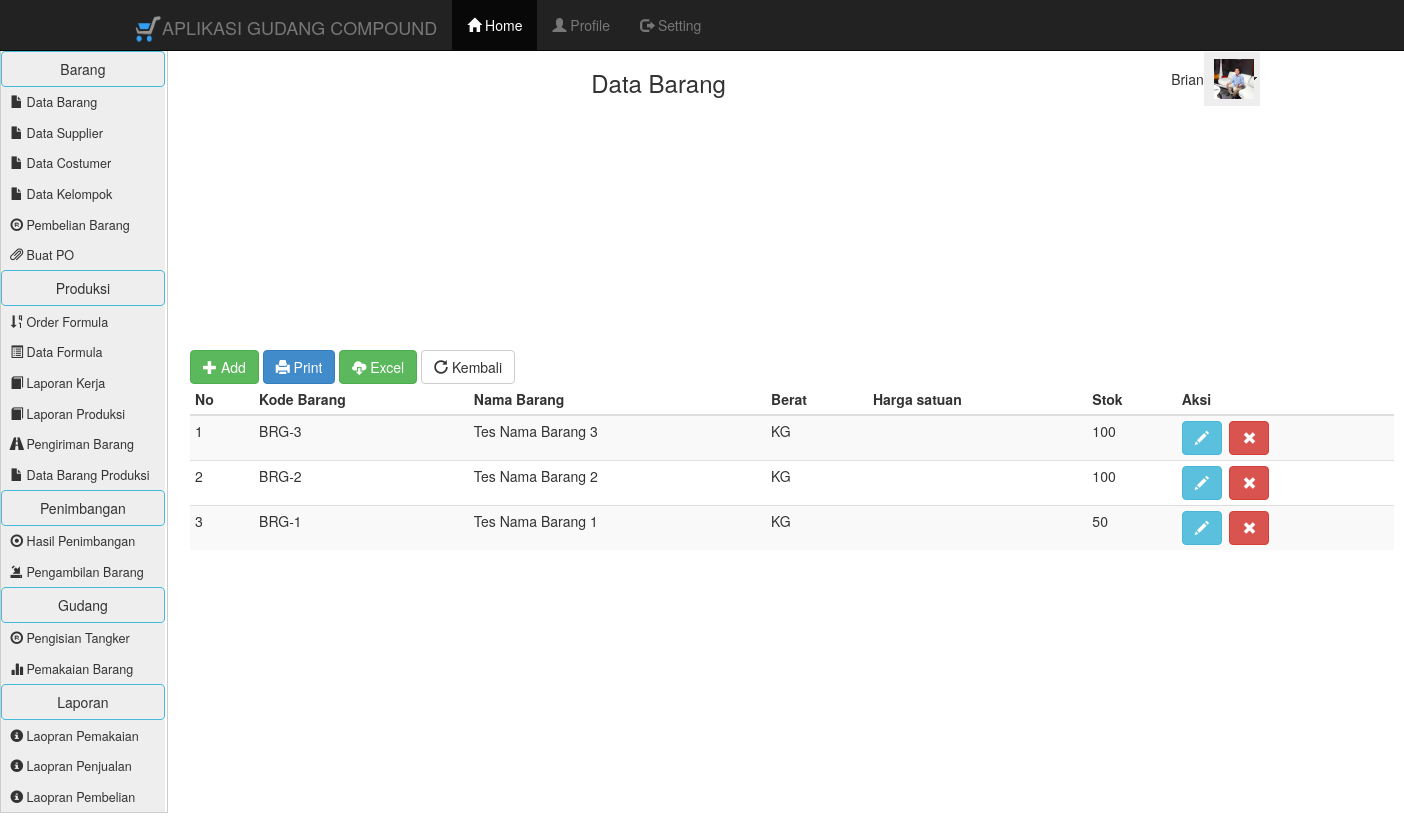
Screenshot of /barang_data.php with the database file from the repository.
### tables this page shows
CREATE TABLE IF NOT EXISTS `tblbarang` (
  `id` int(11) NOT NULL AUTO_INCREMENT,
  `kode_barang` varchar(15) NOT NULL,
  `nama_barang` varchar(35) NOT NULL,
  `kode_kelompok` varchar(15) NOT NULL,
  `harga_beli` int(11) NOT NULL,
  `harga_jual` int(11) NOT NULL,
  `stock` int(11) NOT NULL,
  PRIMARY KEY (`id`)
);

### barang_data.php (the view, shortened to what this page needs)
<?php include "menubar.php" ;?>
<link href="SpryAssets/SpryMenuBarVertical.css" rel="stylesheet" type="text/css" />
<link href="SpryAssets/SpryMenuBarHorizontal.css" rel="stylesheet" type="text/css" />
<table width="1394" border="0" align="left">
  <tr>
    <td rowspan="2" valign="top" width="192"><ul id="MenuBar1" class="MenuBarVertical">
      <li><font color="#0000FF"><a href="" class="btn btn-info">
                                           </i> Barang</a></font></li>
	<li><a href="home.php?go=Barang"><i class='glyphicon glyphicon-file'></i> Data Barang</a></li>
    <li><a href="home.php?go=Pemasok"><i class='glyphicon glyphicon-file'></i> Data Supplier</a></li>
    <li><a href="home.php?go=Pelanggan"><i class='glyphicon glyphicon-file'></i> Data Costumer</a></li>
    <li><a href="home.php?go=Kelompok"><i class='glyphicon glyphicon-file'></i> Data Kelompok</a></li>
    <li><a href="home.php?go=Pembelian"><i class='glyphicon glyphicon-registration-mark'></i> Pembelian Barang</a></li>
    <li><a href="home.php?go=po_data"><i class='glyphicon glyphicon-paperclip'></i> Buat PO</a></li>
    <li><a href="" class="btn btn-info">
                                           </i> Produksi</a></li>
       <li><a href="home.php?go=order"><i class='glyphicon glyphicon-sort-by-order-alt'></i> Order Formula</a></li>
        <li><a href="home.php?go=formula"><i class='glyphicon glyphicon-list-alt'></i> Data Formula</a></li>
         <li><a href="home.php?go=laporan_produksi"><i class='glyphicon glyphicon-book'></i> Laporan Kerja</a></li>
          <li><a href="home.php?go=laporan_hasil_produksi"><i class='glyphicon glyphicon-book'></i> Laporan Produksi</a></li>
           <li><a href="home.php?go=penjualan_barang"><i class='glyphicon glyphicon-road'></i> Pengiriman Barang</a></li>
            <li><a href="home.php?go=barang_produksi"><i class='glyphicon glyphicon-file'></i> Data Barang Produksi</a></li>
             <li><a href="" class="btn btn-info">
                                           </i> Penimbangan</a></li>
              <li><a href="home.php?go=penimbangan"><i class='glyphicon glyphicon-record'></i> Hasil Penimbangan</a></li>
               <li><a href="home.php?go=Penjualan"><i class='glyphicon glyphicon-import'></i> Pengambilan Barang</a></li>
                <li><a href="" class="btn btn-info">
                                           </i> Gudang</a></li>
                 <li><a href="home.php?go=pengisian"> <i class='glyphicon glyphicon-registration-mark'></i> Pengisian Tangker</a></li>
                  <li><a href="home.php?go=pemakaian"><i class='glyphicon glyphicon-stats'></i> Pemakaian Barang</a></li>
                   <li><a href="" class="btn btn-info">
                                           </i> Laporan</a></li>
                    <li><a href="home.php?go=laporan_pemakaian_form"><i class='glyphicon glyphicon-info-sign'></i> Laopran Pemakaian</a></li>
                    <li><a href="home.php?go=Laporan_Penjualan_Form"><i class='glyphicon glyphicon-info-sign'></i> Laopran Penjualan</a></li>
                    <li><a href="home.php?go=Laporan_Pembelian_Form"><i class='glyphicon glyphicon-info-sign'></i> Laopran Pembelian</a></li>
    </ul></td>
    <td width=1000 height="40"><h3 valign="top" align="center">Data Barang</h3>
<div class='col-md-8 col-md-offset-2'>
    <td width=80 align="right">Brian
    <td width=200 align="left"> <ul id="MenuBar2" class="MenuBarHorizontal">
      <li><a class="MenuBarItemSubmenu" href="#"> <img src="Gambar/10509505_876698219025252_7956996687464690214_n.jpg" height="40" width="40" /> </a>
    </td>
  </tr>
  <tr>
    <td colspan="3" align="left">
                        <table class="table table-hover table-condensed table-striped" width="800">
                       <right> <a href="home.php?go=Barang_Form" class="btn btn-success">
                                           <i class='glyphicon glyphicon-plus'></i> Add</a>
                            <a href="cetak/cetak_barang.php" class="btn btn-primary"><i class='glyphicon glyphicon-print'></i> Print</a>
                            <a href="export/umr2013_xls.php" class="btn btn-success"><i class='glyphicon glyphicon-cloud-download'></i> Excel</a>
                            <a href="home.php" class="btn btn-default"><i class='glyphicon glyphicon-repeat'></i> Kembali</a></right>
                                <thead>
                                    <tr>
                                        <th>No</th><th>Kode Barang</th><th>Nama Barang</th>
                                        <th>Berat</th><th>Harga satuan</th><th>Stok</th><th>Aksi</th>
                                    </tr>
                                </thead>
                                <tbody>
  <?php
  $no=1;
$sql = "select * from tblbarang order by id desc";
$proses = mysql_query($sql);
while ($record = mysql_fetch_array($proses))
{
?>
                                    <tr>
                                        <td><?php echo $no ?></td><td>
                                         <?php echo $record['kode_barang'] ?>
                                        </td>
                                        <td> <?php echo $record['nama_barang']?></td>
                                        <td> <?php echo $record['berat']?>KG</td>
                                        <td><?php	echo $record['harga_satuan'];?></td>
                                        <td><?php echo $record['stock'] ?> </td>
          								<td>
             <a href='home.php?go=Barang_Form_Ubah&amp;id=<?php echo $record['id']; ?>'
             class="btn btn-info"><i class='glyphicon glyphicon-pencil'></i></a>&nbsp
                                            <a href='home.php?go=Barang_Hapus&amp;id=<?php echo $record['id']; ?>
                                            'onclick="return confirm('Yakin data akan dihapus?') ";
                 class="btn btn-danger"><i class='glyphicon glyphicon-remove' ></i></a>
                                        </td>
   <?php $no++;}
   ?>
 </tr>
</tbody>
                            </table>
</td>
  </tr>
  <tr>
    <td>&nbsp;</td>
    <td colspan="3">&nbsp;</td>
  </tr>
</table>

### SpryAssets/SpryMenuBarVertical.css (style rules this page uses)
ul.MenuBarVertical { margin: 0; padding: 0; list-style-type: none; font-size: 100%; cursor: default; width: 12em; }
ul.MenuBarVertical li { margin: 0; padding: 0; list-style-type: none; font-size: 90%; position: relative; text-align: left; cursor: pointer; width: 13em; }
ul.MenuBarVertical { border: 1px solid #CCC; }
ul.MenuBarVertical a { display: block; cursor: pointer; background-color: #EEE; padding: 0.5em 0.75em; color: #333; text-decoration: none; }

### SpryAssets/SpryMenuBarHorizontal.css (style rules this page uses)
ul.MenuBarHorizontal { margin: 0; padding: 0; list-style-type: none; font-size: 100%; cursor: default; width: auto; }
ul.MenuBarHorizontal li { margin: 0; padding: 0; list-style-type: none; font-size: 100%; position:relative; text-align: left; cursor: pointer; width: 4em; float: left; }
ul.MenuBarHorizontal a { display: block; cursor: pointer; background-color: #EEE; padding: 0.5em 0.75em; color: #333; text-decoration: none; }
ul.MenuBarHorizontal a.MenuBarItemSubmenu { background-image: url(SpryMenuBarDown.gif); background-repeat: no-repeat; background-position: 95% 50%; }

### menubar.php (style rules this page uses)
body { padding-top: 50px; }

### rows the page displays
tblbarang: kode_barang "BRG-3", nama_barang "Tes Nama Barang 3", stock "100"
tblbarang: kode_barang "BRG-2", nama_barang "Tes Nama Barang 2", stock "100"
tblbarang: kode_barang "BRG-1", nama_barang "Tes Nama Barang 1", stock "50"
